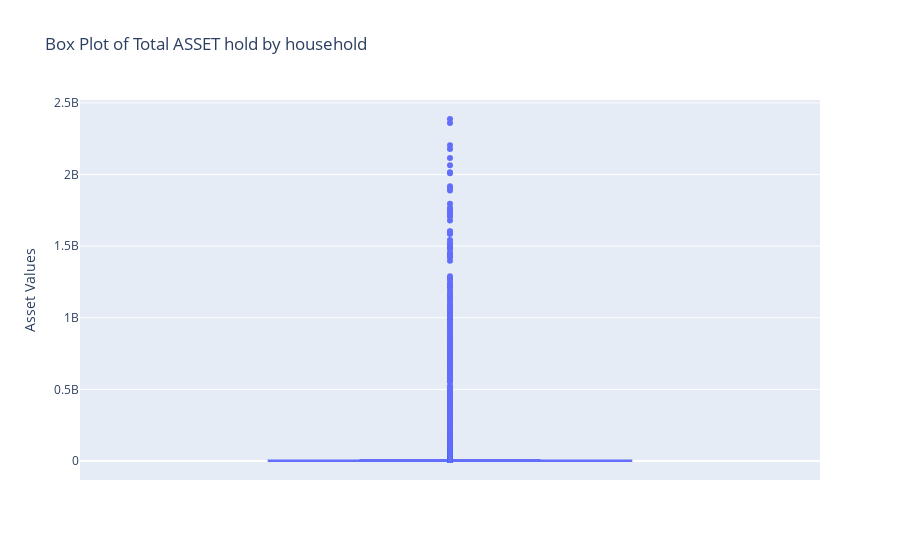

The notebook cell this image was saved under:
### Markdown cell above
### The assets are positively skewed becaue of outliers present , means maximum households have asset value in the range of 75% people but there are some very rich households

### Code cell
# df_2022['ASSET'] /=1000
fig = px.box(df_2022, y='ASSET', title='Box Plot of Total ASSET hold by household')

# Update x and y labels
fig.update_xaxes(title_text='')
fig.update_yaxes(title_text='Asset Values')

# Show the plot
fig.show()

### Figure 1 — Plotly figure (JSON) as saved in the notebook; plotly's stock layout.template omitted (floating-point values rounded to 4 significant figures; data arrays with more than 128 entries replaced by an {"elided": "..."} marker saying what was removed)
{"data": [{"alignmentgroup": "True", "hovertemplate": "ASSET=%{y}<extra></extra>", "legendgroup": "", "marker": {"color": "#636efa"}, "name": "", "notched": false, "offsetgroup": "", "orientation": "v", "showlegend": false, "type": "box", "x0": " ", "xaxis": "x", "y": {"elided": "22975 float values"}, "y0": " ", "yaxis": "y"}], "layout": {"boxmode": "group", "legend": {"tracegroupgap": 0}, "title": {"text": "Box Plot of Total ASSET hold by household"}, "xaxis": {"anchor": "y", "domain": [0, 1], "title": {"text": ""}}, "yaxis": {"anchor": "x", "domain": [0, 1], "title": {"text": "Asset Values"}}}}
